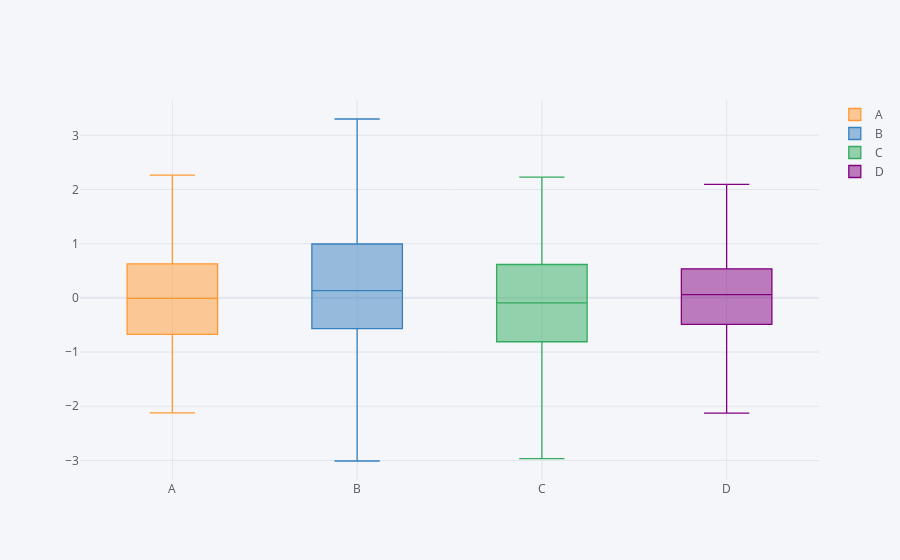

Notebook cell for this chart:
### Markdown cell above
NOTE: can turn columns on or off my clicking them in legend

### Code cell
df.iplot(kind='box')
